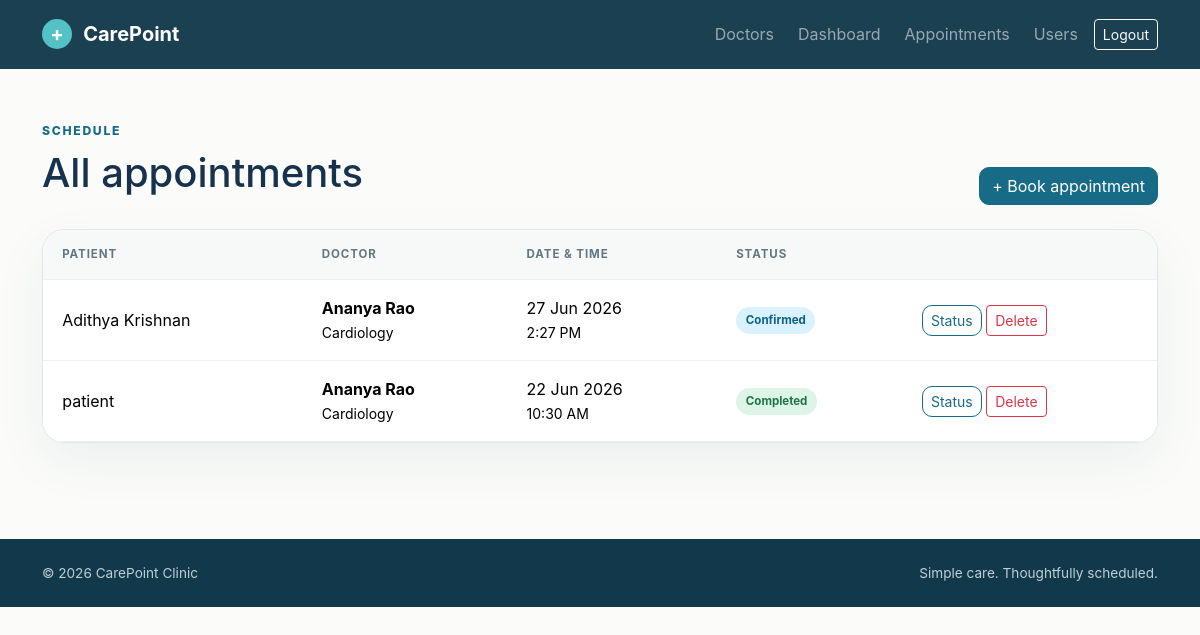
Page /appointments/ (signed in) on the committed database.
### appointments/models.py (models this page shows, shortened)
class Appointment(models.Model):
    class Status(models.TextChoices):
        PENDING = 'PENDING', 'Pending'
        CONFIRMED = 'CONFIRMED', 'Confirmed'
        COMPLETED = 'COMPLETED', 'Completed'
        CANCELLED = 'CANCELLED', 'Cancelled'
    patient = models.ForeignKey(settings.AUTH_USER_MODEL, on_delete=models.CASCADE, related_name='appointments')
    doctor = models.ForeignKey(Doctor, on_delete=models.PROTECT, related_name='appointments')
    appointment_date = models.DateField()
    appointment_time = models.TimeField()
    reason = models.TextField()
    status = models.CharField(max_length=12, choices=Status.choices, default=Status.PENDING)
    created_at = models.DateTimeField(auto_now_add=True)
    class Meta:
        ordering = ('-appointment_date', '-appointment_time')
        constraints = [models.UniqueConstraint(fields=('doctor', 'appointment_date', 'appointment_time'), name='unique_doctor_slot')]

class Doctor(models.Model):
    name = models.CharField(max_length=120)
    specialization = models.CharField(max_length=120)
    qualification = models.CharField(max_length=160, blank=True)
    experience_years = models.PositiveIntegerField(default=0)
    consultation_fee = models.DecimalField(max_digits=8, decimal_places=2)
    bio = models.TextField(blank=True)
    is_available = models.BooleanField(default=True)
    class Meta:
        ordering = ('name',)

### accounts/models.py (models this page shows)
class User(AbstractUser):
    class Role(models.TextChoices):
        ADMIN = 'ADMIN', 'Admin'
        STAFF = 'STAFF', 'Staff'
        PATIENT = 'PATIENT', 'Patient'
    role = models.CharField(max_length=10, choices=Role.choices, default=Role.PATIENT)
    phone = models.CharField(max_length=20, blank=True)
    @property
    def is_admin_role(self):
        return self.is_superuser or self.role == self.Role.ADMIN
    @property
    def is_staff_role(self):
        return self.is_admin_role or self.role == self.Role.STAFF

### appointments/views.py (the view)
# urls.py: path('', views.appointment_list, name='appointment_list'),
@login_required
def appointment_list(request):
    appointments = Appointment.objects.select_related('doctor', 'patient')
    if not request.user.is_staff_role:
        appointments = appointments.filter(patient=request.user)
    return render(request, 'appointments/appointment_list.html', {'appointments': appointments})

### templates/appointments/appointment_list.html
{% extends 'base.html' %}{% block content %}<div class="container py-5"><div class="d-flex flex-wrap justify-content-between align-items-end gap-3 mb-4"><div><span class="eyebrow">Schedule</span><h1 class="mt-2">{% if user.is_staff_role %}All appointments{% else %}My appointments{% endif %}</h1></div><a class="btn btn-primary" href="{% url 'appointment_create' %}">+ Book appointment</a></div><div class="table-responsive page-card p-0"><table class="table align-middle mb-0"><thead><tr>{% if user.is_staff_role %}<th>Patient</th>{% endif %}<th>Doctor</th><th>Date & time</th><th>Status</th><th></th></tr></thead><tbody>{% for item in appointments %}<tr>{% if user.is_staff_role %}<td>{{ item.patient.get_full_name|default:item.patient.username }}</td>{% endif %}<td><strong>{{ item.doctor.name }}</strong><br><small>{{ item.doctor.specialization }}</small></td><td>{{ item.appointment_date|date:'d M Y' }}<br><small>{{ item.appointment_time|time:'g:i A' }}</small></td><td><span class="status status-{{ item.status|lower }}">{{ item.get_status_display }}</span></td><td class="text-nowrap"><a class="btn btn-sm btn-outline-primary" href="{% url 'appointment_update' item.pk %}">{% if user.is_staff_role %}Status{% else %}Edit{% endif %}</a>{% if item.patient == user or user.is_admin_role %} <a class="btn btn-sm btn-outline-danger" href="{% url 'appointment_delete' item.pk %}">Delete</a>{% endif %}</td></tr>{% empty %}<tr><td colspan="5"><div class="empty-state">No appointments yet. Your future care starts here.</div></td></tr>{% endfor %}</tbody></table></div></div>{% endblock %}

### templates/base.html (shortened to what this page needs)
{% load static %}
<!doctype html>
<html lang="en">
<head>
  <link href="https://cdn.jsdelivr.net/npm/bootstrap@5.3.3/dist/css/bootstrap.min.css" rel="stylesheet">
  <link rel="stylesheet" href="{% static 'css/style.css' %}">
  <link rel="stylesheet" href="{% static 'css/forms.css' %}">
</head>
<body>
<nav class="navbar navbar-expand-lg navbar-dark sticky-top">
  <div class="container">
    <a class="navbar-brand fw-bold" href="{% url 'home' %}"><span class="brand-mark">+</span> CarePoint</a>
    <div class="collapse navbar-collapse" id="nav">
      <div class="navbar-nav ms-auto align-items-lg-center gap-lg-2">
        <a class="nav-link" href="{% url 'doctor_list' %}">Doctors</a>
        {% if user.is_authenticated %}
          <a class="nav-link" href="{% url 'dashboard' %}">Dashboard</a>
          <a class="nav-link" href="{% url 'appointment_list' %}">Appointments</a>
          {% if user.is_admin_role %}<a class="nav-link" href="{% url 'user_list' %}">Users</a>{% endif %}
          <form action="{% url 'logout' %}" method="post" class="d-inline">{% csrf_token %}<button class="btn btn-sm btn-outline-light">Logout</button></form>
        {% else %}
          <a class="nav-link" href="{% url 'login' %}">Login</a>
          <a class="btn btn-sm btn-light text-primary" href="{% url 'signup' %}">Create account</a>
        {% endif %}
      </div>
    </div>
  </div>
</nav>
<main>
  {% block content %}{% endblock %}
</main>
<footer class="py-4 mt-5"><div class="container d-flex flex-wrap justify-content-between"><span>© 2026 CarePoint Clinic</span><span>Simple care. Thoughtfully scheduled.</span></div></footer>
</body></html>

### static/css/style.css (style rules this page uses)
:root { --ink:#17324d;--blue:#176b87;--aqua:#e9f7f8;--cream:#f8f7f2;--line:#dfe8e9 }
* { box-sizing:border-box }
body { font-family:Inter,ui-sans-serif,system-ui,-apple-system,sans-serif;color:var(--ink);background:#fbfcfa }
.navbar { background:rgba(18,57,75,.96);backdrop-filter:blur(12px);padding:.9rem 0 }
.brand-mark { display:inline-grid;place-items:center;width:30px;height:30px;background:#54c2c5;border-radius:50%;margin-right:.4rem }
.eyebrow { display:inline-block;color:var(--blue);font-size:.76rem;font-weight:800;letter-spacing:.14em;text-transform:uppercase }
.hero-card,.page-card,.feature-card,.doctor-card,.stat-card { background:#fff;border:1px solid var(--line);border-radius:22px;box-shadow:0 18px 50px rgba(29,70,82,.07) }
.btn-primary { --bs-btn-bg:var(--blue);--bs-btn-border-color:var(--blue);--bs-btn-hover-bg:#11536b;--bs-btn-hover-border-color:#11536b;border-radius:10px }
.btn-outline-primary { --bs-btn-color:var(--blue);--bs-btn-border-color:var(--blue);border-radius:10px }
.page-card { padding:2rem }
.table>:not(caption)>*>* { padding:1rem 1.2rem;border-color:#edf1f1 }
.table thead th { background:#f6f9f8;color:#647681;font-size:.72rem;text-transform:uppercase;letter-spacing:.08em }
.status { display:inline-block;padding:.3rem .6rem;border-radius:999px;font-size:.72rem;font-weight:700 }
.status-confirmed { background:#daf1ff;color:#0b6289 }
.status-completed { background:#dcf5e7;color:#20734a }
footer { background:#12394b;color:#bcd0d5;font-size:.85rem }

### rows in the picture
Appointment: patient.get_full_name "Adithya Krishnan", doctor.name "Ananya Rao", doctor.specialization "Cardiology", appointment_date "27 Jun 2026", appointment_time "2:27 PM", status "Confirmed", shows "Delete"
Appointment: patient.get_full_name "patient", doctor.name "Ananya Rao", doctor.specialization "Cardiology", appointment_date "22 Jun 2026", appointment_time "10:30 AM", status "Completed", shows "Delete"
